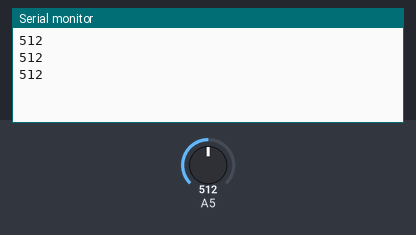
A sketch run on a simulated Arduino Uno, built with avr-gcc and run on an emulated ATmega328P. On the bench: the last lines printed to the serial monitor. The inputs (shaded band) are chosen by the test bench; at power-on: A5 = 512.

Above: at 1.3 s.
1.4 s: A5 set to 716
At 1.9 s:
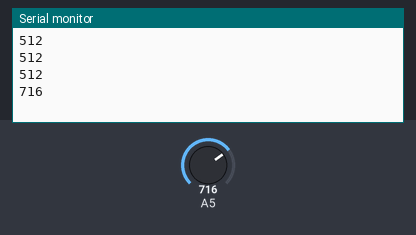
2.9 s: A5 set to 900
At 3.4 s:
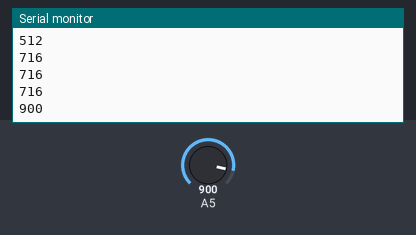
Timing chart, 0 to 5.9 s (numbered marks = the images above; inputs shaded):
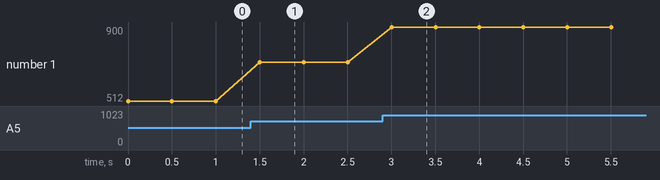

Measured:
- after the input at 1.4 s, the serial monitor: prints a new line after 0.10 s (image 1)
- after the input at 2.9 s, the serial monitor: prints a new line after 0.10 s (image 2)
- plotted number 1: 512 → 716 after the input at 1.4 s, 716 → 900 after the input at 2.9 s

The sketch:

MyLightSensor.ino
```cpp
//This is one of two codes that detect light intensity, from the photoresistor.
//The output gets displayed on the serial monitor.

void setup()
{
  // Set pin 5 as an input pin
  pinMode(5,INPUT);
  // Start up serial communication with a speed of 9600
  Serial.begin(9600);
}

void loop()
{
  // Read in the current value of the light sensor
  int reading = analogRead(5);
  // Send the value that we just read down the serial connection
  Serial.println(reading);
  // Wait for a bit, just to slow everything down
  delay(500);
}
```
